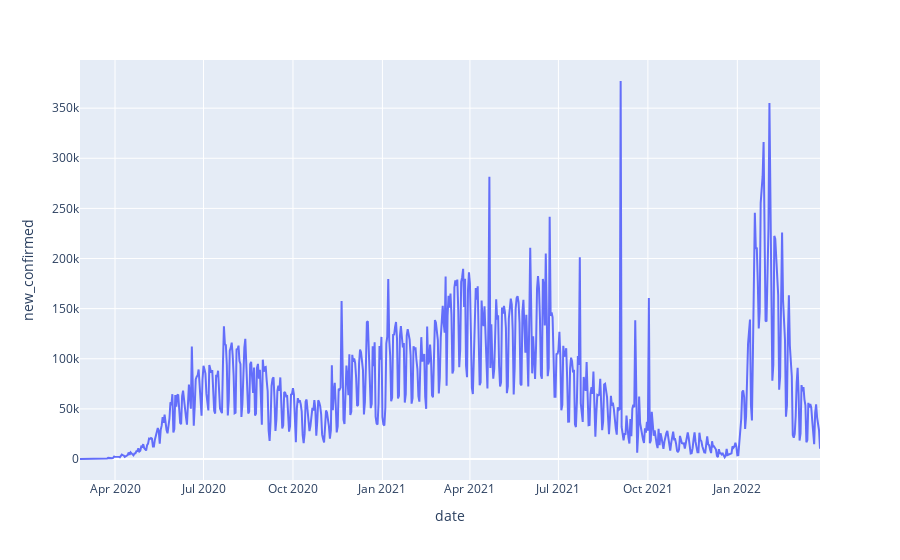

The notebook cell this image was saved under:
### Markdown cell above
### Evolução dos casos confirmados

### Code cell
fig = px.line(df2, x=df2['date'], y=df2['new_confirmed'])

fig.show()

### Figure 1 — Plotly figure (JSON) as saved in the notebook; plotly's stock layout.template omitted (floating-point values rounded to 4 significant figures; data arrays with more than 128 entries replaced by an {"elided": "..."} marker saying what was removed)
{"data": [{"hovertemplate": "date=%{x}<br>new_confirmed=%{y}<extra></extra>", "legendgroup": "", "line": {"color": "#636efa", "dash": "solid"}, "marker": {"symbol": "circle"}, "mode": "lines", "name": "", "orientation": "v", "showlegend": false, "type": "scatter", "x": {"elided": "762 str values"}, "xaxis": "x", "y": {"elided": "762 int values"}, "yaxis": "y"}], "layout": {"legend": {"tracegroupgap": 0}, "margin": {"t": 60}, "xaxis": {"anchor": "y", "domain": [0, 1], "title": {"text": "date"}}, "yaxis": {"anchor": "x", "domain": [0, 1], "title": {"text": "new_confirmed"}}}}
